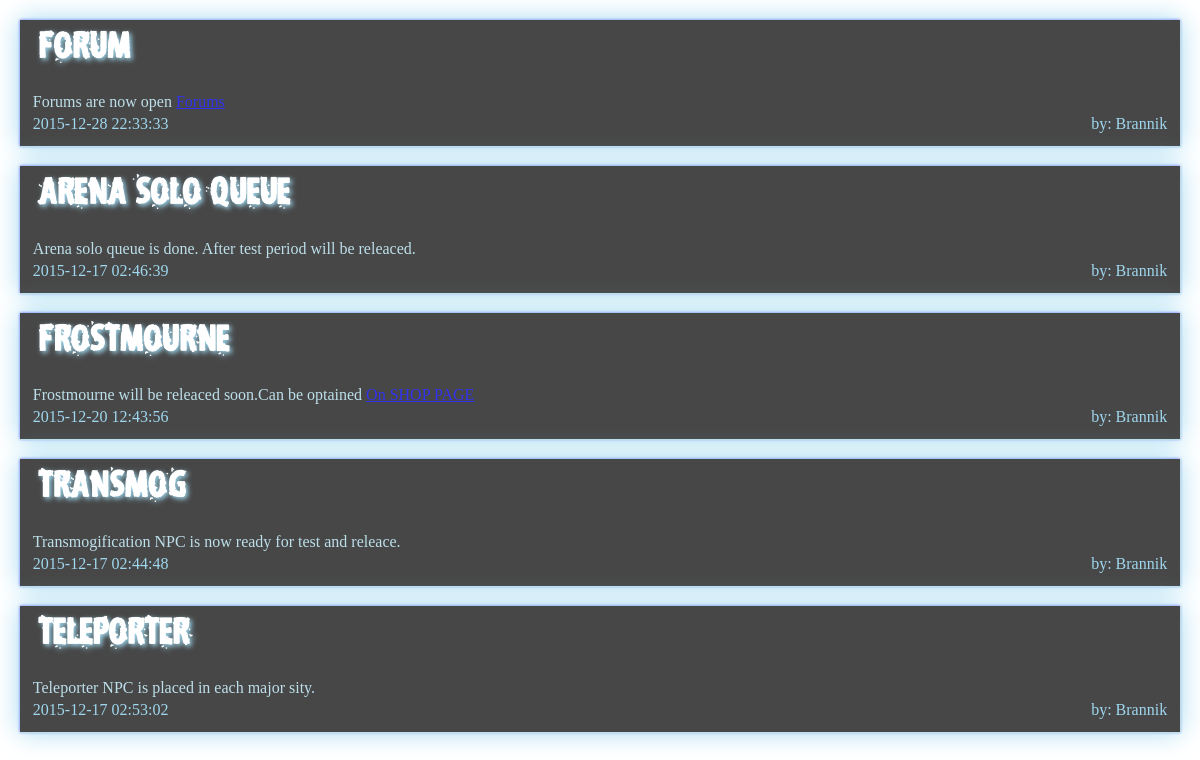
Screenshot of /core/core.php with the database file from the repository.
### tables this page shows
CREATE TABLE IF NOT EXISTS `news` (
  `id` int(11) NOT NULL AUTO_INCREMENT,
  `title` varchar(50) NOT NULL DEFAULT '0',
  `text` varchar(1000) NOT NULL DEFAULT '0',
  `date` timestamp NOT NULL DEFAULT CURRENT_TIMESTAMP ON UPDATE CURRENT_TIMESTAMP,
  `autor` varchar(40) NOT NULL DEFAULT '0',
  PRIMARY KEY (`id`)
);

### core/core.php (the view)
<?php
	include $_SERVER['DOCUMENT_ROOT']."/config/connect.php";
	echo '<link rel="stylesheet" type="text/css" href="../core/styles/core.css">';
	$conn = new mysqli($HOST, $USERNAME, $PASSWORD, $DB);
	if ($conn->connect_error) {
		die("Connection failed: " . $conn->connect_error);
	}else{
		$QUERY = "SELECT title,text,date,autor FROM news ORDER BY id DESC";
		$RESOULT = $conn->query($QUERY);
		if($RESOULT){
			foreach($RESOULT as $row){
				echo '<form>';
					echo '<table id="tableNews">';
						echo '<tr><td id="titleData" colspan="2"><h1 id="custom">'. $row["title"] .'</h1></tr>';
						echo '<tr><td id="textData" colspan="2">'. $row["text"] .'</td></tr>';
						echo '<tr><td id="dateData">'. $row["date"] .'</td><td id="autorData">by: '. $row["autor"] .'</td></tr>';
					echo '</table>';
				echo '</form>';
			}
		}else{
			echo 'Wrong resoults';
		}
	}
?>

### core/styles/core.css (style rules this page uses)
#custom { font-family: myCustomFont; list-style: none; padding-left:5px; text-decoration: none; text-transform: uppercase; text-shadow: 2px 2px 5px skyblue; display: block; font-weight: bold; color: white; }
form { display: float; background-color: #1A1A1A; width: 98%; margin-left: 1%; margin-top: 20px; box-shadow: 1px 1px 1px lightblue, 0 0 25px skyblue, 0 0 3px blue; opacity: 0.8; filter: alpha(opacity=80); }
#tableNews { width: 100%; padding: 10px; }
#titleData { color: yellow; width: 50%; text-align: left; }
#dateData { color: skyblue; width: 50%; text-align: left; }
#textData { color: lightblue; width: 100%; }
#autorData { color: skyblue; text-align: right; }

### rows the page displays
news: title "FORUM", text "Forums are now open", date "2015-12-28 22:33:33", autor "Brannik"
news: title "ARENA SOLO QUEUE", text "Arena solo queue is done. After test period will be releaced.", date "2015-12-17 02:46:39", autor "Brannik"
news: title "FROSTMOURNE", text "Frostmourne will be releaced soon.Can be optained", date "2015-12-20 12:43:56", autor "Brannik"
news: title "TRANSMOG", text "Transmogification NPC is now ready for test and releace.", date "2015-12-17 02:44:48", autor "Brannik"
news: title "TELEPORTER", text "Teleporter NPC is placed in each major sity.", date "2015-12-17 02:53:02", autor "Brannik"
